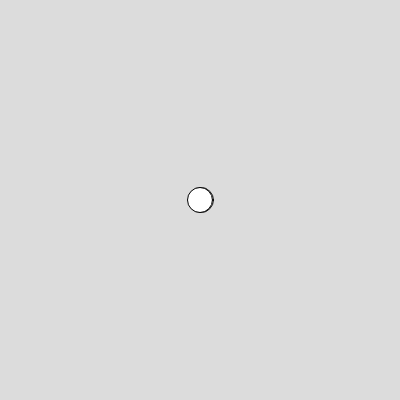
Frame 1 (no input)
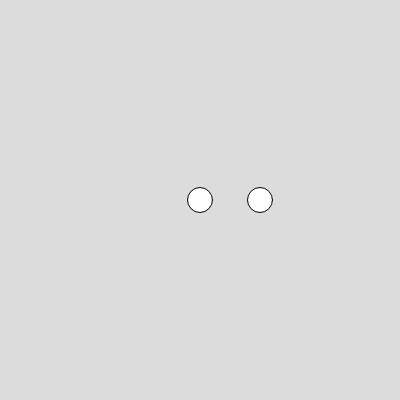
Frame 60 (no input)
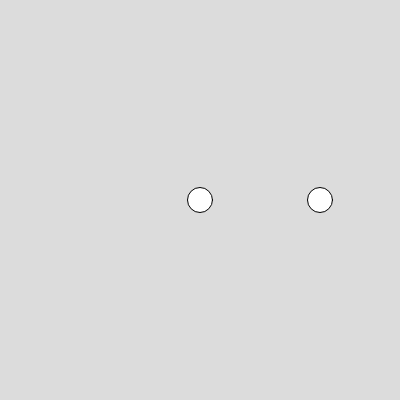
Frame 120 (the mouse pressed at the canvas centre since frame 60)

The p5.js sketch that drew these frames (run headless with seeded random() and noise() and a simulated clock; from frame 60 on, the mouse is pressed at the canvas centre):

// p5.js sketch
// ── sketch.js
class Boble{
  constructor(){
    this.x = 200,
    this.y = 200,
    this.radius = 25;
  }
  tegn(){
    circle(this.x, this.y, this.radius)
  }
  flytt(){
    this.x += 1;
  }
}

let boble1 = new Boble(100, 200);
let boble2 = new Boble(300, 100);


function setup() {
  // put setup code here
  createCanvas(400, 400);

}

function draw() {
  // put drawing code here
  background(220);
  boble1.flytt();
  boble1.tegn();
  boble2.tegn();

}
